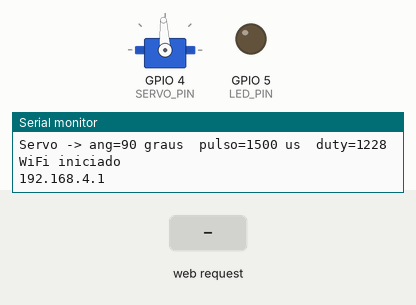
The sketch below on a simulated ESP32. On the bench: servo, output pins drawn as LEDs (lit = HIGH), the last lines printed to the serial monitor. The inputs (shaded band) are chosen by the test bench. Servo pulses on a pin are drawn as a servo (544–2400 µs = 0–180°).

Above: at 1.2 s.
1.3 s: HTTP request GET /servo received
At 2.3 s:
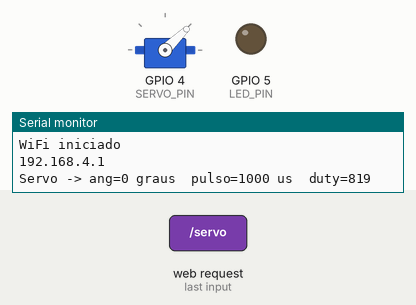
Timing chart, 0 to 4.3 s (numbered marks = the images above; inputs shaded):
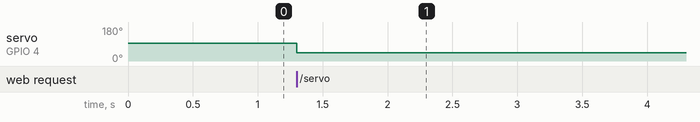

Measured:
- after the input at 1.3 s, servo on GPIO 4 (SERVO_PIN): 93° → 44° at once

The sketch:

led_servo_webserver.ino
```cpp
// =========================================
// CONTROLE DE LED (PWM) + SERVOMOTOR - ESP32
//
//   - ESP32 como Access Point (softAP)
//   - WiFiServer na porta 80
//   - Pagina HTML em raw literal
//   - Dois sliders: duty do LED e angulo do servo
//   - Comandos via fetch() retornando JSON
// =========================================

#include <WiFi.h>

const char* ssid     = "ESP32-LED-Servo";
const char* password = "12345678";

WiFiServer server(80);

// -----------------------------------------
// LED (PWM via LEDC)
// -----------------------------------------
const int LED_PIN     = 5;        // LED externo (resistor 220-330 ohm)
const int LED_FREQ    = 1000;     // 1 kHz
const int LED_RES     = 8;        // 8 bits => duty 0 a 255
const int LED_DUTY_MAX = 255;

int dutyAtual = 0;

// -----------------------------------------
// Servo (PWM via LEDC)
// -----------------------------------------
// 50 Hz, 14 bits, pulso de 1,0 ms (0 graus) a 2,0 ms (180 graus)
const int  SERVO_PIN   = 4;
const int  SERVO_FREQ  = 50;
const int  SERVO_RES   = 14;      // 14 bits => 0 a 16383
const long PERIODO_US  = 20000;   // 20 ms

const int  PULSO_MIN_US = 1000;   // 0 graus
const int  PULSO_MAX_US = 2000;   // 180 graus

int anguloAtual = 90;

// =========================================
// HTML
// =========================================

String pagina = R"rawliteral(
<!DOCTYPE html>
<html>
<head>
<meta charset="UTF-8">
<meta name="viewport" content="width=device-width, initial-scale=1">
<title>Controle LED + Servo</title>

<style>
body{
  font-family:Arial;
  text-align:center;
  background:#101820;
  color:white;
  margin-top:30px;
}

input,button{
  padding:10px;
  margin:5px;
  font-size:18px;
}

input[type=range]{ width:90%; }

.card{
  background:#1d2b36;
  width:440px;
  max-width:92%;
  margin:auto;
  padding:20px;
  border-radius:12px;
  margin-bottom:25px;
}

.valor{ color:#80ffd0; font-weight:bold; }

.botoes button{ width:110px; }
</style>
</head>

<body>

<!-- ===== Card do LED ===== -->
<div class="card">
  <h1>Controle do LED</h1>

  <p>Intensidade (Duty Cycle)</p>
  <input type="range" id="duty" min="0" max="255" value="0" oninput="moverLed()">
  <div>Duty: <span class="valor" id="dutyVal">0</span> / 255
    (<span class="valor" id="dutyPct">0</span>%)</div>

  <div id="resLed" style="margin-top:15px;"></div>
</div>

<!-- ===== Card do Servo ===== -->
<div class="card">
  <h1>Controle do Servomotor</h1>

  <p>Angulo (0 a 180 graus)</p>
  <input type="range" id="ang" min="0" max="180" value="90" oninput="moverServo()">
  <div>Posicao: <span class="valor" id="angVal">90</span> graus</div>

  <div class="botoes" style="margin-top:10px;">
    <button onclick="setAng(0)">0</button>
    <button onclick="setAng(90)">90</button>
    <button onclick="setAng(180)">180</button>
  </div>

  <div id="resServo" style="margin-top:15px;"></div>
</div>

<script>

let timerLed = null;
let timerServo = null;

// ---------- LED ----------
function moverLed(){
  let d = parseInt(document.getElementById('duty').value);
  document.getElementById('dutyVal').innerText = d;
  document.getElementById('dutyPct').innerText = Math.round(d/255*100);
  clearTimeout(timerLed);
  timerLed = setTimeout(aplicarLed, 60);
}

function aplicarLed(){
  let duty = parseInt(document.getElementById('duty').value);
  fetch(`/led?duty=${duty}`)
  .then(r => r.json())
  .then(d => {
    if(d.erro){ return; }
    let pct = Math.round(d.duty / 255 * 100);
    document.getElementById('resLed').innerHTML =
      'Duty aplicado: <span class="valor">' + d.duty + '</span> / 255' +
      ' (<span class="valor">' + pct + '%</span>)';
  });
}

// ---------- Servo ----------
function mostrarAng(){
  document.getElementById('angVal').innerText =
    document.getElementById('ang').value;
}

function moverServo(){
  mostrarAng();
  clearTimeout(timerServo);
  timerServo = setTimeout(aplicarServo, 60);
}

function setAng(v){
  document.getElementById('ang').value = v;
  mostrarAng();
  aplicarServo();
}

function aplicarServo(){
  let ang = parseInt(document.getElementById('ang').value);
  fetch(`/servo?ang=${ang}`)
  .then(r => r.json())
  .then(d => {
    if(d.erro){ return; }
    document.getElementById('resServo').innerHTML =
      'Angulo aplicado: <span class="valor">' + d.ang + ' graus</span>' +
      '<br>Largura de pulso: <span class="valor">' + d.pulso + ' us</span>';
  });
}

</script>

</body>
</html>
)rawliteral";

// =========================================
// Funcoes auxiliares
// =========================================

String pegarParametro(const String &req, const String &nome){

  int inicio = req.indexOf(nome + "=");

  if(inicio < 0) return "";

  inicio += nome.length() + 1;

  int fim = req.indexOf('&', inicio);

  if(fim < 0){
    fim = req.indexOf(' ', inicio);
  }

  return req.substring(inicio, fim);
}

// ---------- LED ----------
void aplicarLed(int duty){
  ledcWrite(LED_PIN, duty);
  dutyAtual = duty;

  Serial.print("LED -> duty=");
  Serial.println(duty);
}

// ---------- Servo ----------
long anguloParaPulso(int ang){
  return map(ang, 0, 180, PULSO_MIN_US, PULSO_MAX_US);
}

int pulsoParaDuty(long pulsoUs){
  long maxDuty = (1L << SERVO_RES) - 1;     // 14 bits => 16383
  return (int)((pulsoUs * maxDuty) / PERIODO_US);
}

long aplicarServo(int ang){
  long pulso = anguloParaPulso(ang);
  int  duty  = pulsoParaDuty(pulso);

  ledcWrite(SERVO_PIN, duty);
  anguloAtual = ang;

  Serial.print("Servo -> ang=");
  Serial.print(ang);
  Serial.print(" graus  pulso=");
  Serial.print(pulso);
  Serial.print(" us  duty=");
  Serial.println(duty);

  return pulso;
}

// =========================================
// HANDLERS
// =========================================

void tratarLed(WiFiClient &client, const String &req){

  int duty = pegarParametro(req, "duty").toInt();

  bool erro = (duty < 0 || duty > LED_DUTY_MAX);

  String json;

  if(erro){
    json = "{\"erro\":true}";
  }else{
    aplicarLed(duty);
    json = "{\"duty\":" + String(dutyAtual) + ",\"erro\":false}";
  }

  client.println("HTTP/1.1 200 OK");
  client.println("Content-type:application/json");
  client.println("Connection: close");
  client.println();
  client.println(json);
}

void tratarServo(WiFiClient &client, const String &req){

  int ang = pegarParametro(req, "ang").toInt();

  bool erro = (ang < 0 || ang > 180);

  String json;

  if(erro){
    json = "{\"erro\":true}";
  }else{
    long pulso = aplicarServo(ang);
    json = "{\"ang\":" + String(anguloAtual) +
           ",\"pulso\":" + String(pulso) +
           ",\"erro\":false}";
  }

  client.println("HTTP/1.1 200 OK");
  client.println("Content-type:application/json");
  client.println("Connection: close");
  client.println();
  client.println(json);
}

// =========================================
// Setup
// =========================================

void setup(){

  Serial.begin(115200);

  // Canal LEDC do LED (1 kHz, 8 bits)
  bool okLed = ledcAttach(LED_PIN, LED_FREQ, LED_RES);
  Serial.print("ledcAttach LED: ");
  Serial.println(okLed ? "OK" : "FALHOU");
  aplicarLed(dutyAtual);

  // Canal LEDC do servo (50 Hz, 14 bits)
  bool okServo = ledcAttach(SERVO_PIN, SERVO_FREQ, SERVO_RES);
  Serial.print("ledcAttach Servo: ");
  Serial.println(okServo ? "OK" : "FALHOU");
  aplicarServo(anguloAtual);

  WiFi.softAP(ssid, password);

  Serial.println();
  Serial.println("WiFi iniciado");
  Serial.println(WiFi.softAPIP());
  server.begin();
}

// =========================================
// Loop
// =========================================

void loop(){

  WiFiClient client = server.available();

  if(!client){
    return;
  }

  String req = client.readStringUntil('\r');

  client.readStringUntil('\n');

  if(req.indexOf("GET /led") >= 0){

    tratarLed(client, req);

  }else if(req.indexOf("GET /servo") >= 0){

    tratarServo(client, req);

  }else{

    client.println("HTTP/1.1 200 OK");
    client.println("Content-type:text/html");
    client.println("Connection: close");
    client.println();
    client.println(pagina);
  }

  delay(1);
  client.stop();
}
```
